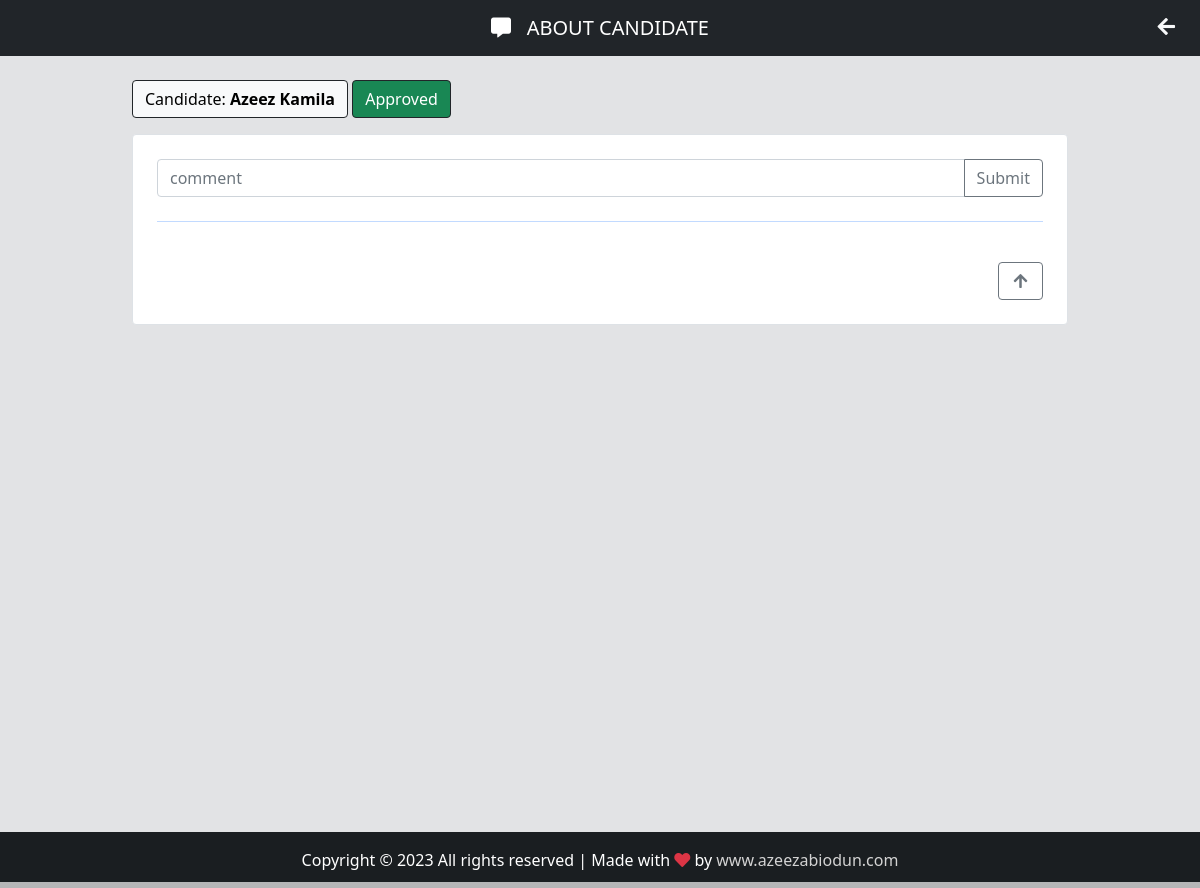
Before: /chat-candidate/27/ (signed in) with the older database file.
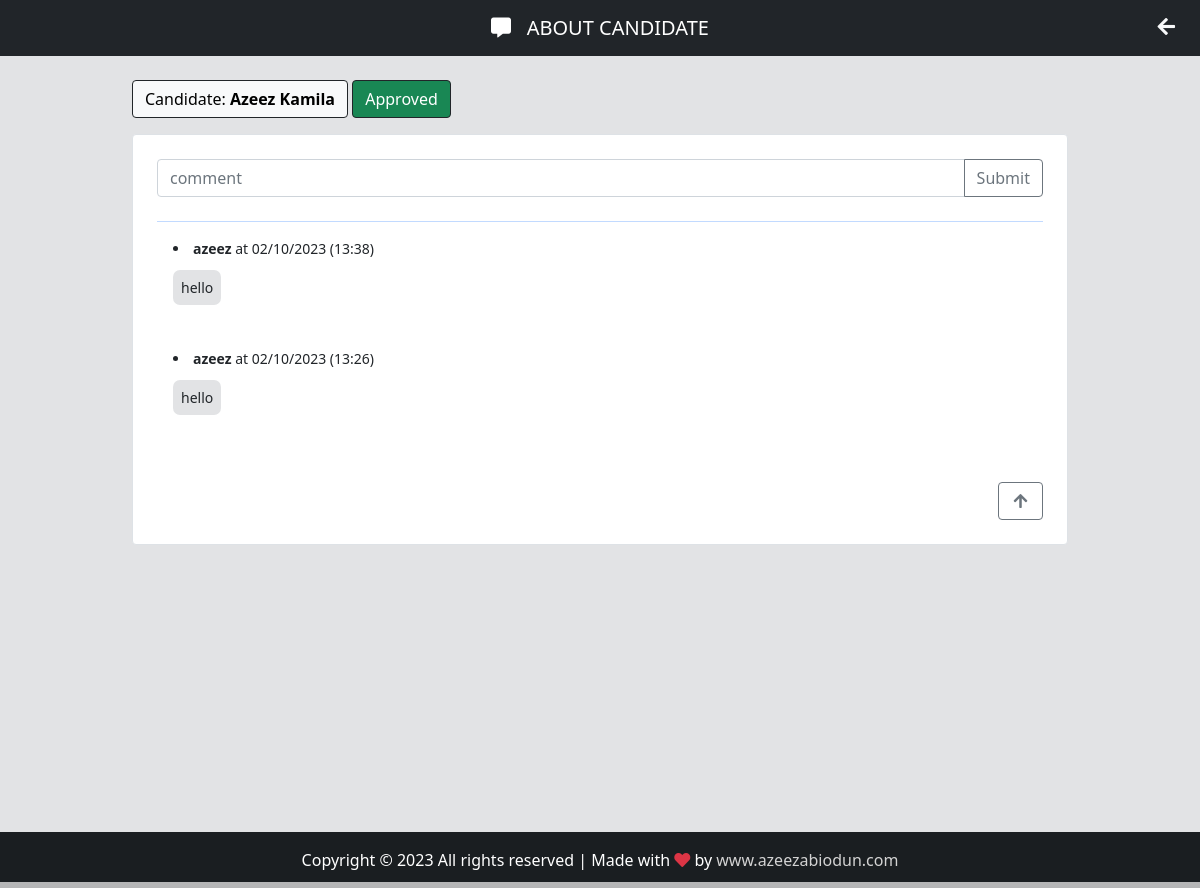
After: the same page with the newer database file.
### app/models.py (models this page shows, shortened)
class ChartCandidate(models.Model):
    candidate_email = models.CharField(max_length=50)
    user = models.CharField(max_length=50)
    chat = models.CharField(max_length=500)
    dt = models.DateTimeField(auto_now_add=True)

### app/views.py (the view)
# urls.py: path('chat-candidate/<int:id>/', views.chat_candidate, name='chat-candidate')
@login_required(login_url="loginpage")
@cache_control(no_cache=True, must_revalidate=True, no_store=True)
def chat_candidate(request, id):
    candidateObj = candidate.objects.get(pk=id)
    chat_candidate = ChartCandidate.objects.all().order_by('-dt')
    list_users = User.objects.all()
    if request.method == 'POST':
        form = ChatCandidateForm(request.POST or None)
        if form.is_valid():
            form.save()
            return redirect('chat-candidate', id=candidateObj.id)
    else:
        form = ChatCandidateForm()
    context = {
        'form': form,
        'chat_candidate': chat_candidate,
        'list_users': list_users,
        'candidateObj': candidateObj
    }
    return render(request, 'app/chat_candidate.html', context)

### app/forms.py
class ChatCandidateForm(forms.ModelForm):
    class Meta:
        model = ChartCandidate
        fields = "__all__"

### app/templates/app/chat_candidate.html (shortened to what this page needs)
{% extends 'base.html' %}
{% block footer-color %}style="color: #d3d3d3;" {% endblock footer-color %}>
{% block nav-content %}
<a class="navbar-brand flex-grow-1 text-center text-align to_center">
  <i class="fas fa-comment-alt"></i>&nbsp;&nbsp; ABOUT CANDIDATE
</a>
{% include 'partials/back.html' %}
{% endblock nav-content %}
{% block content %}
<div class="container mb-3 mt-4" id="chat-data">
  <button class="btn btn-light border-dark" style="cursor: default;">
    Candidate: <strong>{{ candidateObj.first_name }} {{ candidateObj.last_name }}</strong>
  </button>
  <button class="btn {% if candidateObj.Situation == 'Pending' %} btn-warning {% elif candidateObj.Situation == 'Approved' %} btn-success {% else %} btn-danger {% endif %} border-dark" style="cursor: default;">
    {{ candidateObj.Situation }}
  </button>
</div>
<div class='container mt-3 mb-5 card-chat'>
  <div class="card border p-4" id='top'>
    <form method="POST" nonvalidate>
       <div class="input-group mb-4">
          <input type='text' name="chat" class="form-control" placeholder="comment">
          <button class="btn btn-outline-secondary" type="submit">Submit</button>
       </div>
       <hr class="text-primary border-5">
    </form>
    {% for data in chat_candidate %}
      {% if data.candidate_email == candidateObj.email  %}
        {% for x in list_users %}
          {% if x.is_superuser %}
            {% if data.user == x.username %}
              {% include 'partials/talk_admin.html' %}
            {% else %}
              {% include 'partials/talk_users.html' %}
            {% endif %}
          {% endif %}
        {% endfor %}
      {% endif %}
    {% endfor %}
    {% include 'partials/go_up.html' %}
  </div>
</div>
{% endblock content %}

### templates/partials/talk_users.html
<li class="mb-5 ms-3">
  <span><strong>{{ data.user }}</strong> at {{ data.dt | date:'m/d/Y (H:i)' }}</span><p></p>
  <span class="p-2" style="border-radius: 7px; line-height: 25px; background-color: #e2e3e5;">
    {{ data.chat }}
  </span>
</li>

Changed rows visible on the page:
added ChartCandidate: user "azeez", dt "02/10/2023 (13:38)", chat "hello"
added ChartCandidate: user "azeez", dt "02/10/2023 (13:26)", chat "hello"
